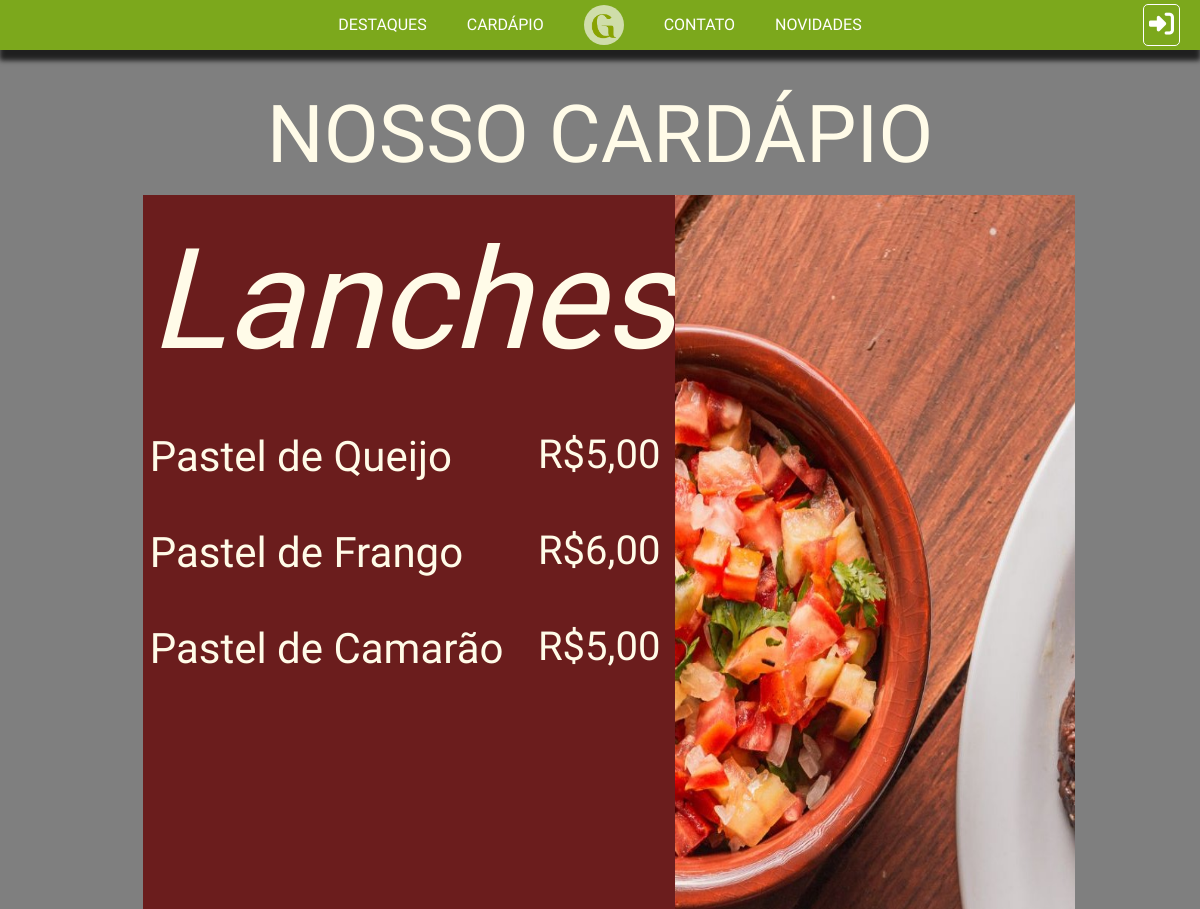
/cardv2 (upper part), run on an earlier commit of the app's database.
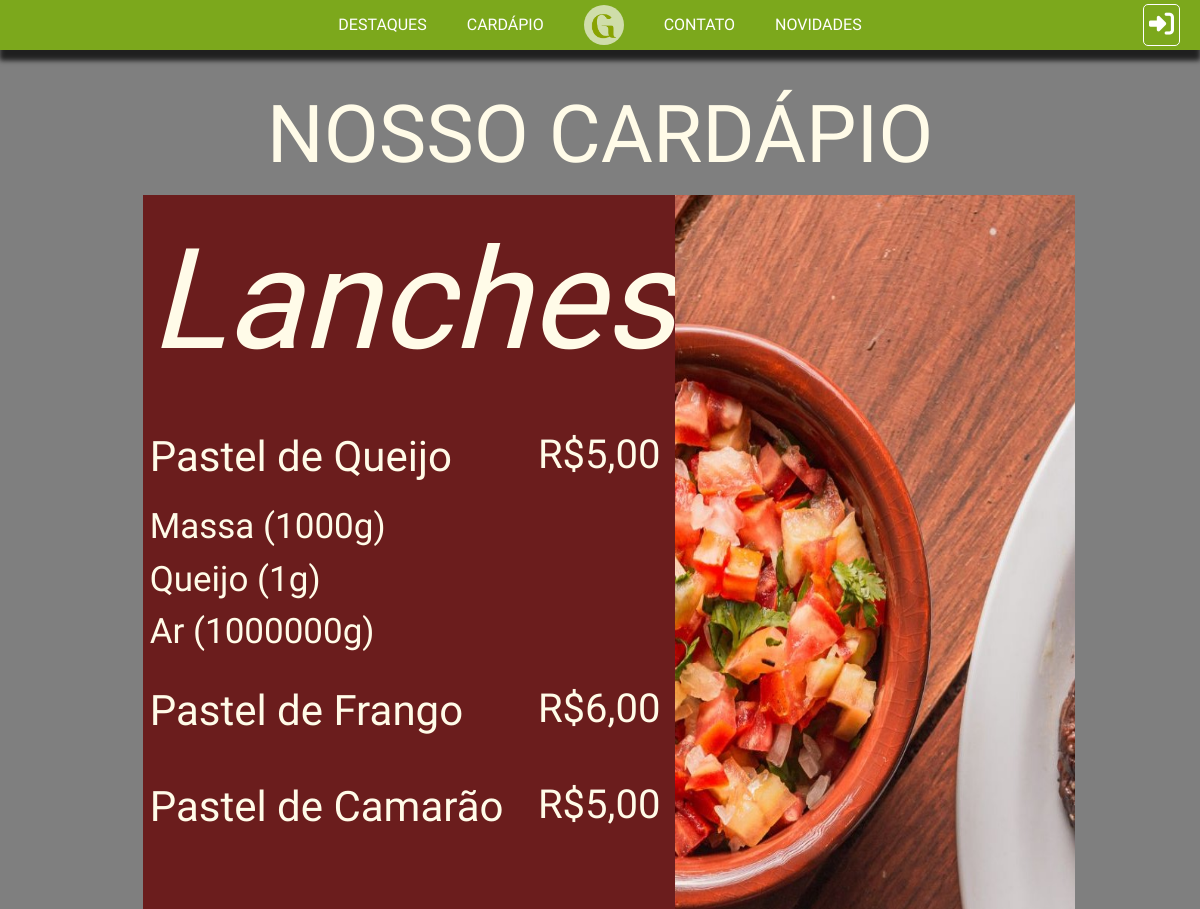
And on a later commit of the database.
### core/models.py (models this page shows, shortened)
class TB_CATEGORIAS(models.Model):
    Nome = models.CharField(max_length=45)
    Ordem = models.IntegerField()

class TB_PRATOS(models.Model):
    Nome = models.CharField(max_length=45, null=False)
    Disponibilidade = models.BooleanField(default=True)
    Destaque = models.BooleanField(default=False)
    Preco = models.DecimalField(null=False, decimal_places=2, max_digits=6)
    Imagem = models.ImageField(upload_to='pratos/', null=True, blank=True)
    Categoria = models.ForeignKey('TB_CATEGORIAS', on_delete=models.PROTECT, null=False)

class TB_ACOMPANHAMENTOS(models.Model):
    Nome = models.CharField(max_length=45, null=False)
    Quantidade = models.IntegerField(null=False)
    ID_Prato = models.ForeignKey('TB_PRATOS', on_delete=models.CASCADE, null=False)

### core/views.py (the view)
# urls.py: path('cardv2', cardv2, name='cardv2'),
def cardv2 (request):
    lista_pratos = TB_PRATOS.objects.filter(Disponibilidade=True)
    lista_cat_pratos = TB_PRATOS.objects.filter(Disponibilidade=True).values_list('Categoria_id', flat=True)
    lista_cat = TB_CATEGORIAS.objects.all().order_by('Ordem')
    acomp = TB_ACOMPANHAMENTOS.objects.all
    randomn = []
    for cat in lista_cat:
        randomn.append(random.randint(1,3))
    contexto = {'lista_pratos': lista_pratos, 'lista_cat': lista_cat, 'acomp': acomp, 'active': lista_cat_pratos, 'aleatorio': randomn}
    return render (request, 'cardv2.html', contexto)

### core/templates/cardv2.html (shortened to what this page needs)
{% extends 'base/base.html' %}
{% load static %}
{% block 'header' %}
<link rel="stylesheet" href="{% static 'CSS/cardapiodos.css' %}">
{% endblock %}
{% block 'content' %}
<div class="titulo-principal">NOSSO CARDÁPIO</div>
{% for cat in lista_cat %}
    {% if cat.id in active %}
    <div class="container1">
        <div class="info-side">
            <div class="titulo">{{ cat.Nome }}</div>
            {% for prato in lista_pratos %}
                {% if prato.Categoria_id == cat.id %}
                    <div class="comida">
                        <div class="titulo-comidas">{{ prato.Nome }}<p>R${{ prato.Preco }}</p></div>
                        <div class="detalhes-comidas">
                            {% for acomp in acomp %}
                                {% if acomp.ID_Prato_id == prato.id %}
                                    <p>{{ acomp.Nome }} ({{ acomp.Quantidade }}g)</p>
                                {% endif %}
                            {% endfor %}
                        </div>
                    </div>
                {% endif %}
            {% endfor %}
        </div>
        <div class="imagem">
            <img class="pag2" width="400px" height="1800px" src="{% static 'images/pag2.jpg' %}">
        </div>
    </div>
    {% endif %}
{% endfor %}
{% endblock %}

What changed in the data, as far as the page shows it:
added TB_ACOMPANHAMENTOS: Nome "Massa", Quantidade "1000", shown under TB_PRATOS "Pastel de Queijo"
added TB_ACOMPANHAMENTOS: Nome "Queijo", Quantidade "1", shown under TB_PRATOS "Pastel de Queijo"
added TB_ACOMPANHAMENTOS: Nome "Ar", Quantidade "1000000", shown under TB_PRATOS "Pastel de Queijo"
